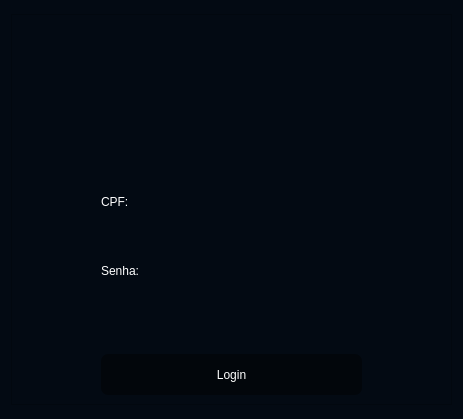
<?xml version="1.0" encoding="UTF-8"?>
<ui version="4.0">
 <class>Login</class>
 <widget class="QWidget" name="Login">
  <property name="geometry">
   <rect>
    <x>0</x>
    <y>0</y>
    <width>459</width>
    <height>419</height>
   </rect>
  </property>
  <property name="windowTitle">
   <string>Form</string>
  </property>
  <property name="styleSheet">
   <string notr="true">background-color: rgb(3, 10, 19);</string>
  </property>
  <layout class="QGridLayout" name="gridLayout_2">
   <item row="0" column="0">
    <widget class="QFrame" name="frame">
     <property name="minimumSize">
      <size>
       <width>441</width>
       <height>391</height>
      </size>
     </property>
     <property name="maximumSize">
      <size>
       <width>441</width>
       <height>391</height>
      </size>
     </property>
     <property name="styleSheet">
      <string notr="true"/>
     </property>
     <property name="frameShape">
      <enum>QFrame::StyledPanel</enum>
     </property>
     <property name="frameShadow">
      <enum>QFrame::Raised</enum>
     </property>
     <layout class="QGridLayout" name="gridLayout">
      <item row="1" column="0">
       <widget class="QLabel" name="txt_usuario">
        <property name="minimumSize">
         <size>
          <width>55</width>
          <height>16</height>
         </size>
        </property>
        <property name="maximumSize">
         <size>
          <width>55</width>
          <height>16</height>
         </size>
        </property>
        <property name="styleSheet">
         <string notr="true">font: 8pt &quot;JetBrains Mono&quot;;
background-color: rgba(0, 0, 0, 0);
color: rgb(255, 255, 255);</string>
        </property>
        <property name="text">
         <string>CPF:</string>
        </property>
       </widget>
      </item>
      <item row="3" column="0">
       <widget class="QLabel" name="txt_senha">
        <property name="minimumSize">
         <size>
          <width>55</width>
          <height>16</height>
         </size>
        </property>
        <property name="maximumSize">
         <size>
          <width>55</width>
          <height>16</height>
         </size>
        </property>
        <property name="styleSheet">
         <string notr="true">font: 8pt &quot;JetBrains Mono&quot;;
background-color: rgba(0, 0, 0, 0);
color: rgb(255, 255, 255);</string>
        </property>
        <property name="text">
         <string>Senha:</string>
        </property>
       </widget>
      </item>
      <item row="2" column="0">
       <widget class="QLineEdit" name="input_usuario">
        <property name="minimumSize">
         <size>
          <width>261</width>
          <height>41</height>
         </size>
        </property>
        <property name="maximumSize">
         <size>
          <width>261</width>
          <height>41</height>
         </size>
        </property>
        <property name="styleSheet">
         <string notr="true">font: 9pt &quot;JetBrains Mono&quot;;
letter-spacing: 1.2px;
background-color: rgb(0, 18, 40, .37);
color: rgb(255, 255, 255);
border-radius:  7px;
</string>
        </property>
       </widget>
      </item>
      <item row="5" column="0">
       <widget class="QLineEdit" name="input_senha">
        <property name="minimumSize">
         <size>
          <width>261</width>
          <height>41</height>
         </size>
        </property>
        <property name="maximumSize">
         <size>
          <width>261</width>
          <height>41</height>
         </size>
        </property>
        <property name="styleSheet">
         <string notr="true">font: 9pt &quot;JetBrains Mono&quot;;
letter-spacing: 2px;
background-color: rgb(0, 18, 40, .37);
color: rgb(255, 255, 255);
border-radius:  7px;
</string>
        </property>
        <property name="echoMode">
         <enum>QLineEdit::Password</enum>
        </property>
        <property name="dragEnabled">
         <bool>false</bool>
        </property>
       </widget>
      </item>
      <item row="8" column="0">
       <widget class="QPushButton" name="btn_login">
        <property name="minimumSize">
         <size>
          <width>261</width>
          <height>41</height>
         </size>
        </property>
        <property name="maximumSize">
         <size>
          <width>261</width>
          <height>41</height>
         </size>
        </property>
        <property name="cursor">
         <cursorShape>PointingHandCursor</cursorShape>
        </property>
        <property name="styleSheet">
         <string notr="true">font: 11pt &quot;JetBrains Mono&quot;;
background-color: rgb(0, 0, 0, 0.4);
color: rgb(255, 255, 255);
border-radius: 7px;</string>
        </property>
        <property name="text">
         <string>Login</string>
        </property>
       </widget>
      </item>
      <item row="0" column="0">
       <widget class="QLabel" name="logo">
        <property name="minimumSize">
         <size>
          <width>261</width>
          <height>186</height>
         </size>
        </property>
        <property name="maximumSize">
         <size>
          <width>261</width>
          <height>186</height>
         </size>
        </property>
        <property name="styleSheet">
         <string notr="true">background-color: rgba(255, 255, 255, 0);</string>
        </property>
        <property name="text">
         <string/>
        </property>
        <property name="pixmap">
         <pixmap>../img/icon.png</pixmap>
        </property>
        <property name="scaledContents">
         <bool>true</bool>
        </property>
        <property name="margin">
         <number>0</number>
        </property>
       </widget>
      </item>
      <item row="7" column="0">
       <widget class="QLabel" name="visual">
        <property name="minimumSize">
         <size>
          <width>55</width>
          <height>16</height>
         </size>
        </property>
        <property name="maximumSize">
         <size>
          <width>55</width>
          <height>16</height>
         </size>
        </property>
        <property name="styleSheet">
         <string notr="true">font: 8pt &quot;JetBrains Mono&quot;;
background-color: rgba(0, 0, 0, 0);
color: rgb(255, 255, 255);</string>
        </property>
        <property name="text">
         <string/>
        </property>
       </widget>
      </item>
     </layout>
    </widget>
   </item>
  </layout>
 </widget>
 <resources/>
 <connections/>
</ui>
